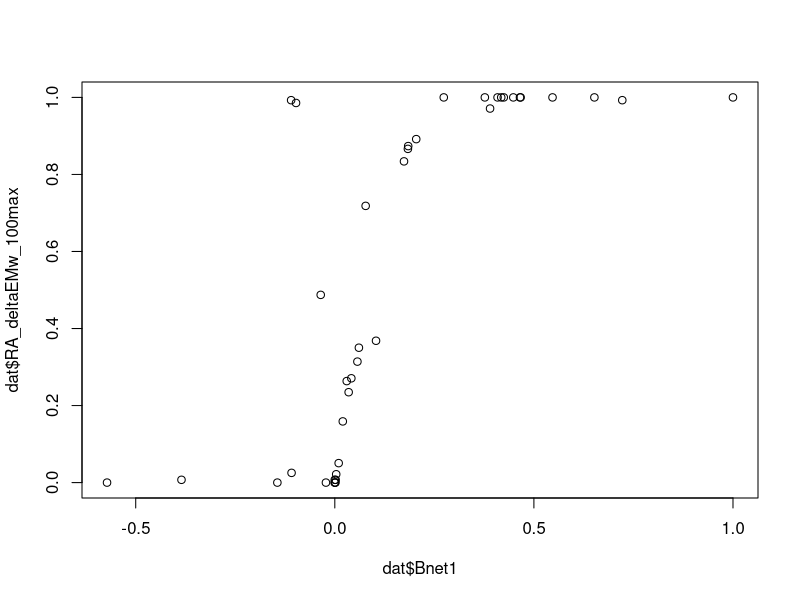
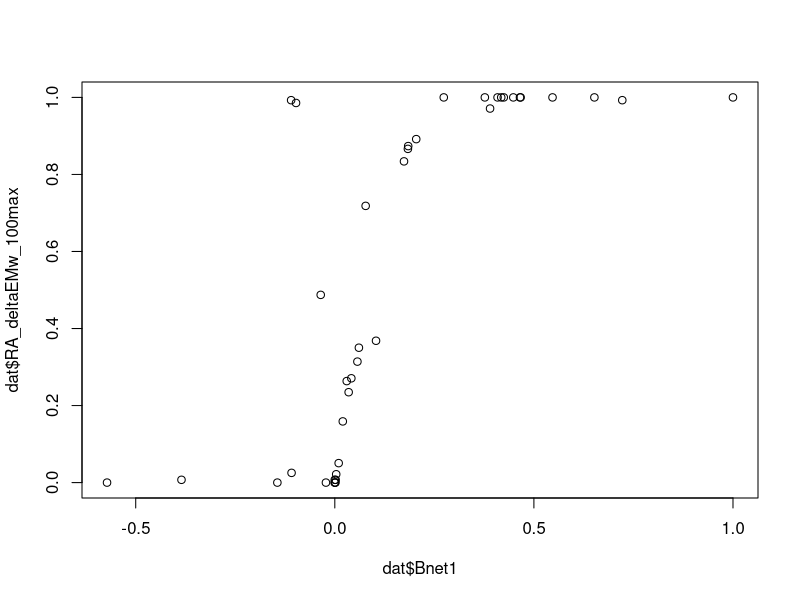

Reproduce these figures in R, in order.
require(pROC)
dat<-read.csv("data.csv",header=T)
plot(dat$Bnet1,dat$RA_deltaEMw_100max)
cor.test(dat$Bnet1,dat$RA_deltaEMw_100max,method="spearman")
# strong correlation
plot(dat$Bnet1,dat$RA_deltaEMw_100max)
cor.test(dat$Bnet1,dat$RA_deltaEMw_100max,method="spearman")
# rho = 0.82
sum(dat$Risk=="1"|dat$Risk=="2"|dat$Risk=="3")
dat$Risk2<-0
dat$Risk2[dat$Risk=="1"|dat$Risk=="2"|dat$Risk=="3"]<-1
auc(roc(dat$Risk2~dat$RA_deltaEMw_100max))#0.89
ci.auc(roc(dat$Risk2~dat$RA_deltaEMw_100max))# 0.77-1.00
auc(roc(dat$Risk2~dat$Bnet1))#0.90
ci.auc(roc(dat$Risk2~dat$Bnet1))# 0.80-1.00
